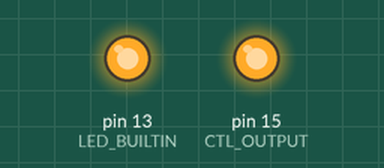
Bench run of a sketch on a simulated Arduino Uno, built with avr-gcc and run on an emulated ATmega328P. On the bench: output pins drawn as LEDs (lit = HIGH).

Above: at 1.0 s.
At 5.5 s:
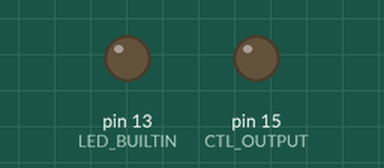
Timing chart, 0 to 6.9 s (numbered marks = the images above):
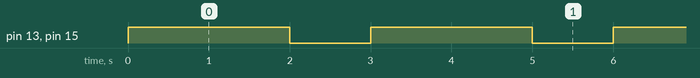

The sketch:

Blink.ino
```cpp
#define CTL_OUTPUT 15

void setup() {
  // initialize digital pin LED_BUILTIN as an output.
  pinMode(LED_BUILTIN, OUTPUT);
  pinMode(CTL_OUTPUT, OUTPUT);
}

void loop() {
  digitalWrite(LED_BUILTIN, HIGH);
  digitalWrite(CTL_OUTPUT, HIGH);
  delay(2000);
  digitalWrite(LED_BUILTIN, LOW);
  digitalWrite(CTL_OUTPUT, LOW);
  delay(1000);
}
```

Measured:
- by itself, pin 13 (LED_BUILTIN), pin 15 (CTL_OUTPUT): alternates HIGH for 2.0 s and LOW for 1.0 s
